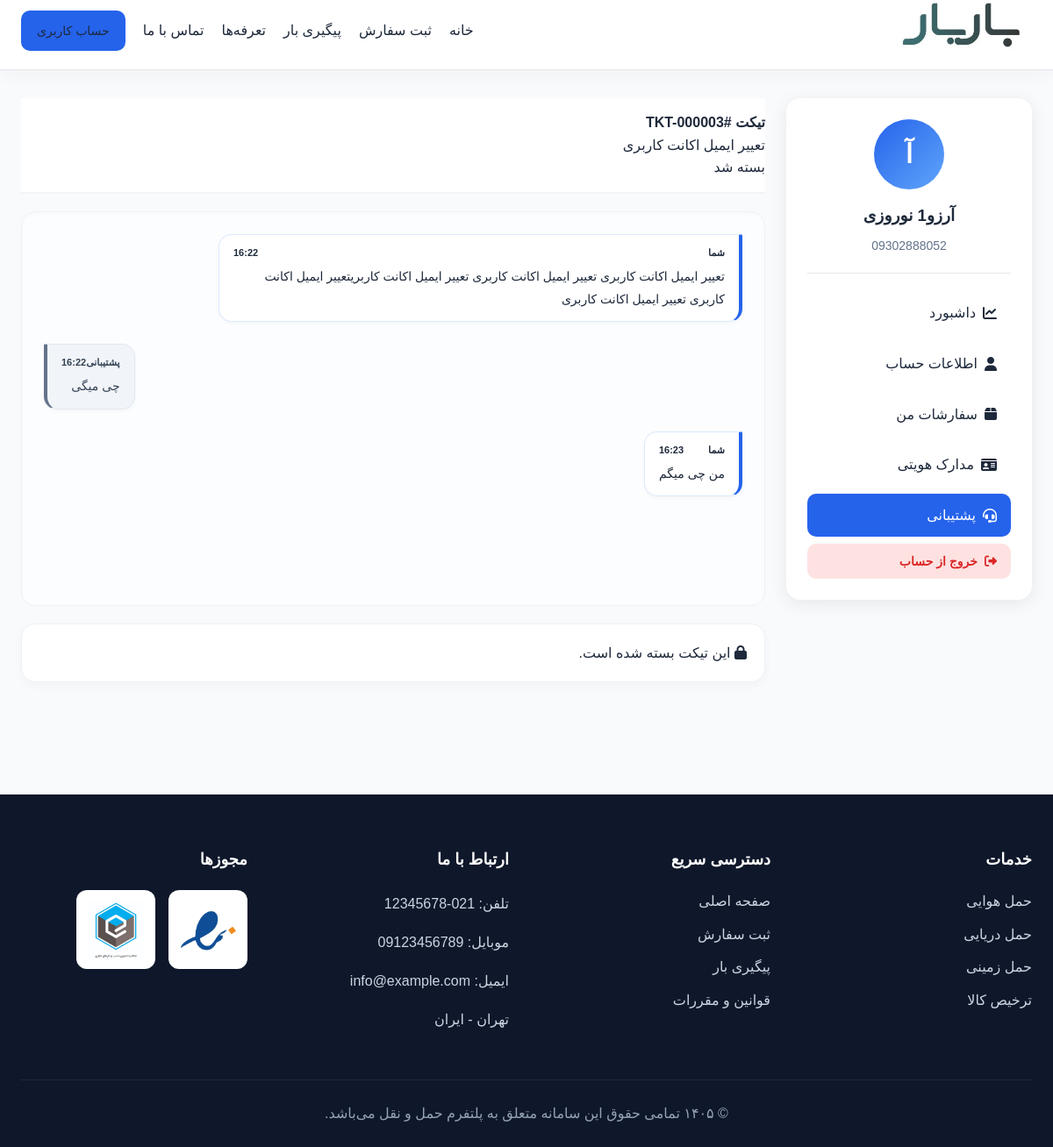
/customer/profile/support/tickets/3/ (signed in), run on the app's committed database.
### accounts/models.py (models this page shows, shortened)
class User(AbstractBaseUser, PermissionsMixin, TimeStampedModel):
    class Role(models.TextChoices):
        PLATFORM_ADMIN = "platform_admin", "ادمین پلتفرم"
        CUSTOMER = "customer", "مشتری"
        FORWARDER_ADMIN = "forwarder_admin", "ادمین فورواردر"
        FORWARDER_EXPERT = "forwarder_expert", "کارشناس فورواردر"
        FORWARDER_FINANCE = "forwarder_finance", "کارمند مالی فورواردر"
    mobile = models.CharField(max_length=15, unique=True)
    email = models.EmailField(unique=True, null=True, blank=True)
    first_name = models.CharField(max_length=100)
    last_name = models.CharField(max_length=100)
    role = models.CharField(max_length=30, choices=Role.choices, default=Role.CUSTOMER)
    is_active = models.BooleanField(default=True)
    is_staff = models.BooleanField(default=False)
    USERNAME_FIELD = "mobile"
    REQUIRED_FIELDS = ["first_name", "last_name"]
    objects = UserManager()
    class Meta:
        verbose_name = "کاربر"
        verbose_name_plural = "کاربران"

### support/models.py (models this page shows, shortened)
class Ticket(models.Model):
    class Status(models.TextChoices):
        OPEN = "open", "باز"
        PENDING = "pending", "در انتظار کاربر"
        ANSWERED = "answered", "پاسخ داده شد"
        CLOSED = "closed", "بسته شد"
    class Priority(models.TextChoices):
        LOW = "low", "کم"
        NORMAL = "normal", "عادی"
        HIGH = "high", "زیاد"
        URGENT = "urgent", "فوری"
    number = models.CharField(
        max_length=20,
        unique=True
    )
    user = models.ForeignKey(
        settings.AUTH_USER_MODEL,
        on_delete=models.CASCADE,
        related_name="tickets"
    )
    department = models.ForeignKey(
        SupportDepartment,
        on_delete=models.PROTECT
    )
    topic = models.ForeignKey(
        TicketTopic,
        on_delete=models.PROTECT
    )
    subject = models.CharField(max_length=255)
    priority = models.CharField(
        max_length=10,
        choices=Priority.choices,
        default=Priority.NORMAL
    )
    status = models.CharField(
        max_length=20,
        choices=Status.choices,
        default=Status.OPEN
    )
    assigned_agent = models.ForeignKey(
        SupportAgent,
        null=True,
        blank=True,
        on_delete=models.SET_NULL
    )
    unread_for_user = models.BooleanField(default=False)
    unread_for_agent = models.BooleanField(default=True)
    created_at = models.DateTimeField(auto_now_add=True)
    updated_at = models.DateTimeField(auto_now=True)

class TicketMessage(models.Model):
    ticket = models.ForeignKey(
        Ticket,
        on_delete=models.CASCADE,
        related_name="messages"
    )
    sender = models.ForeignKey(
        settings.AUTH_USER_MODEL,
        on_delete=models.CASCADE
    )
    message = models.TextField()
    attachment = models.FileField(
        upload_to="tickets/attachments/",
        null=True,
        blank=True
    )
    created_at = models.DateTimeField(auto_now_add=True)

### support/views.py (the view, shortened to what this page needs)
# urls.py: path("tickets/<int:pk>/", views.ticket_detail, name="ticket_detail"),
@login_required
def ticket_detail(request, pk):
    panel_type = get_panel_type(request)
    ticket = get_object_or_404(
        Ticket.objects.select_related(
            "department", "topic", "assigned_agent", "user"
        ).prefetch_related(
            "messages", "activities", "transfers"
        ),
        pk=pk,
        department__panel_type=panel_type
    )
    messages_qs = ticket.messages.all().order_by("created_at")
    activities = ticket.activities.all().order_by("-created_at")
    transfer_form = None
    try:
        support_agent = request.user.supportagent
        if support_agent.departments.filter(
            id=ticket.department_id,
            panel_type=panel_type
        ).exists():
            transfer_form = TicketTransferForm()
            transfer_form.fields["to_department"].queryset = SupportDepartment.objects.filter(
                is_active=True,
                panel_type=panel_type
            ).exclude(id=ticket.department_id)
    except SupportAgent.DoesNotExist:
        pass
    if request.method == "POST":
        form = TicketReplyForm(request.POST, request.FILES)
        if form.is_valid():
            reply = form.save(commit=False)
            reply.ticket = ticket
            reply.sender = request.user
            reply.save()
            if ticket.user == request.user:
                ticket.unread_for_agent = True
                ticket.unread_for_user = False
                ticket.status = Ticket.Status.OPEN
                activity_text = "کاربر پاسخ جدید ثبت کرد"
            else:
                ticket.unread_for_user = True
                ticket.unread_for_agent = False
                ticket.status = Ticket.Status.ANSWERED
                activity_text = "کارشناس پاسخ جدید ثبت کرد"
            ticket.save(update_fields=["unread_for_agent", "unread_for_user", "status", "updated_at"])
            TicketActivity.objects.create(
                ticket=ticket,
                user=request.user,
                action=activity_text
            )
            messages.success(request, "پاسخ شما ثبت شد.")
            return redirect(get_detail_url_name(request), pk=ticket.pk)
    else:
        form = TicketReplyForm()
    if ticket.user == request.user and ticket.unread_for_user:
        ticket.unread_for_user = False
        ticket.save(update_fields=["unread_for_user", "updated_at"])
    return render(
        request,
        get_template_path(request, "ticket_detail.html"),
        {
            "ticket": ticket,
            "messages": messages_qs,
            "activities": activities,
            "form": form,
            "transfer_form": transfer_form,
            "list_url_name": get_list_url_name(request),
            "transfer_url_name": get_transfer_url_name(request),
        }
    )

### support/views.py (called while the page is built)
def get_panel_type(request):
    path = request.path
    if path.startswith("/forwarder/support/"):
        return "forwarder"
    if path.startswith("/customer/profile/support/"):
        return "customer"
    if is_forwarder_user(request.user):
        return "forwarder"
    return "customer"

def get_template_path(request, template_name):
    panel_type = get_panel_type(request)
    if panel_type == "forwarder":
        return f"forwarder_panel/support/{template_name}"
    return f"customer_panel/profile/support/{template_name}"

def get_list_url_name(request):
    panel_type = get_panel_type(request)
    if panel_type == "forwarder":
        return "forwarder_support:ticket_list"
    return "customer_support:ticket_list"

def get_transfer_url_name(request):
    panel_type = get_panel_type(request)
    if panel_type == "forwarder":
        return "forwarder_support:ticket_transfer"
    return "customer_support:ticket_transfer"

### templates/customer_panel/profile/support/ticket_detail.html (shortened to what this page needs)
{% extends 'customer_panel/profile/profile_base.html' %}
{% load static %}
{% block profile_content %}
<link rel="stylesheet" href="{% static 'support/css/ticket_detail_customer.css' %}">
<div class="support-container">
    <div class="ticket-detail-header d-flex justify-content-between align-items-center">
        <div>
            <h4 class="fw-bold mb-1">تیکت #{{ ticket.number }}</h4>
            <span class="text-muted small">{{ ticket.subject }}</span>
        </div>
        <span class="badge {% if ticket.status == 'closed' %}bg-secondary{% else %}bg-primary{% endif %} px-3 py-2">
            {{ ticket.get_status_display }}
        </span>
    </div>
    <div class="ticket-chat-container" id="chatBox">
        {% for message in messages %}
            <div class="message-wrapper {% if message.sender == request.user %}user-msg-row{% else %}admin-msg-row{% endif %}">
                <div class="message-content">
                    <div class="msg-info">
                        <span>{% if message.sender == request.user %}شما{% else %}پشتیبانی{% endif %}</span>
                        <span class="text-muted fw-normal">{{ message.created_at|date:"H:i" }}</span>
                    </div>
                    <p>{{ message.message }}</p>
                </div>
            </div>
        {% endfor %}
    </div>
    <div class="reply-section">
        {% if ticket.status != 'closed' %}
        <form method="post" enctype="multipart/form-data">
            {% csrf_token %}
            <div class="mb-3">
                <textarea name="message" class="form-control" rows="3" placeholder="پاسخ خود را بنویسید..." required></textarea>
            </div>
            <div class="d-flex justify-content-between align-items-center">
                <div class="d-flex align-items-center">
                    <label class="small text-muted me-2 mb-0">پیوست:</label>
                    <input type="file" name="attachment" class="form-control form-control-sm attachment-input w-auto">
                </div>
                <button type="submit" class="btn-send">ارسال پاسخ</button>
            </div>
        </form>
        {% else %}
        <div class="alert alert-light text-center border mb-0 text-muted">
            <i class="fas fa-lock me-2"></i> این تیکت بسته شده است.
        </div>
        {% endif %}
    </div>
</div>
{% endblock %}

### templates/customer_panel/profile/profile_base.html (shortened to what this page needs)
{% extends 'base.html' %}
{% load static %}
{% block extra_css %}
  <link rel="stylesheet" href="{% static 'customer_panel/css/user_profile.css' %}" />
  <link rel="stylesheet" href="https://cdnjs.cloudflare.com/ajax/libs/font-awesome/6.5.0/css/all.min.css" />
{% endblock %}
{% block content %}
  <div class="profile-layout">
    <aside class="profile-sidebar">
      <div class="sidebar-user">
        <div class="sidebar-avatar">{{ request.user.first_name|first }}</div>
        <h3>
          {{ request.user.last_name }}
        </h3>
        <span>{{ request.user.mobile }}</span>
      </div>
      <nav class="sidebar-menu">
        <a href="{% url 'customer:profile_dashboard' %}" class="{% if request.resolver_match.url_name == 'profile_dashboard' %}active{% endif %}">
          <i class="fas fa-chart-line"></i>
          داشبورد
        </a>
        <a href="{% url 'customer:profile' %}" class="{% if request.resolver_match.url_name == 'profile' %}active{% endif %}">
          <i class="fas fa-user"></i>
          اطلاعات حساب
        </a>
        <a href="{% url 'customer:order_list' %}" class="{% if request.resolver_match.url_name == 'order_list' %}active{% endif %}">
          <i class="fas fa-box"></i>
          سفارشات من
        </a>
        <a href="{% url 'customer:documents' %}" class="{% if request.resolver_match.url_name == 'documents' %}active{% endif %}">
          <i class="fas fa-id-card"></i>
          مدارک هویتی
        </a>
        <a href="{% url 'customer_support:ticket_list' %}" class="{% if 'support' in request.path %}active{% endif %}">
          <i class="fas fa-headset"></i>
          پشتیبانی
        </a>
        <button type="button" class="sidebar-logout-btn" onclick="openLogoutModal()">
          <i class="fas fa-sign-out-alt"></i>
          خروج از حساب
        </button>
      </nav>
    </aside>
    <section class="profile-content">
      {% block profile_content %}
      {% endblock %}
    </section>
  </div>
{% endblock %}

### static/customer_panel/css/style.css (style rules this page uses)
:root { --primary-color: #2563eb; --primary-hover: #1d4ed8; --secondary-color: #f1f5f9; --secondary-hover: #e2e8f0; --success-color: #10b981; --success-hover: #059669; --text-main: #1e293b; --text-muted: #64748b; --bg-main: #f8fafc; --bg-card: #ffffff; --border-color: #e2e8f0; --radius: 8px; --shadow: 0 4px 6px -1px rgba(0, 0, 0, 0.1), 0 2px 4px -1px rgba(0, 0, 0, 0.06); }
* { margin: 0; padding: 0; box-sizing: border-box; }
body { font-family: 'Vazirmatn', sans-serif; background-color: var(--bg-main); color: var(--text-main); line-height: 1.6; display: flex; flex-direction: column; min-height: 100vh; }
button, .btn-primary, .btn-secondary, .btn-success { cursor: pointer; border: none; border-radius: var(--radius); padding: 10px 20px; font-family: inherit; font-weight: 600; font-size: 14px; text-decoration: none; display: inline-block; transition: all 0.2s ease; }
body { background: #f8fafc; }

### static/customer_panel/css/user_profile.css (style rules this page uses)
.profile-layout { display: flex; gap: 24px; align-items: flex-start; width: 100%; }
.profile-sidebar { width: 280px; min-width: 280px; flex-shrink: 0; background: #fff; border-radius: 16px; padding: 24px; box-shadow: 0 4px 20px rgba(0, 0, 0, .08); position: sticky; top: 90px; }
.sidebar-user { text-align: center; border-bottom: 1px solid #e5e7eb; padding-bottom: 20px; }
.sidebar-avatar { width: 80px; height: 80px; margin: 0 auto 15px; border-radius: 50%; background: linear-gradient( 135deg, #2563eb, #60a5fa ); color: #fff; display: flex; align-items: center; justify-content: center; font-size: 30px; font-weight: 700; }
.sidebar-user h3 { margin-bottom: 8px; }
.sidebar-user span { display: block; color: #64748b; font-size: 14px; }
.sidebar-menu { margin-top: 20px; display: flex; flex-direction: column; gap: 8px; }
.sidebar-menu a { display: flex; align-items: center; gap: 8px; padding: 12px 16px; border-radius: 10px; text-decoration: none; color: #1e293b; transition: .2s; }
.sidebar-menu a.active { background: #2563eb; color: #fff; }
.sidebar-logout-btn { width: 100%; border: none; background: #fee2e2; color: #dc2626; padding: 12px 16px; border-radius: 10px; font-family: inherit; font-size: 14px; font-weight: 700; cursor: pointer; display: flex; align-items: center; justify-content: flex-start; gap: 8px; transition: all 0.25s ease; }
.profile-content { flex: 1; width: 100%; min-width: 0; }

### static/support/css/ticket_detail_customer.css (style rules this page uses)
.support-container { font-family: 'Vazirmatn', Tahoma, sans-serif !important; direction: rtl !important; text-align: right !important; }
.ticket-detail-header { background: #fff; padding: 15px 0; margin-bottom: 20px; border-bottom: 2px solid #f1f5f9; }
.ticket-chat-container { display: flex !important; flex-direction: column !important; height: 450px; overflow-y: auto; background-color: #fcfdfe !important; border: 1px solid #eef2f6; border-radius: 16px; padding: 25px !important; gap: 15px; box-shadow: inset 0 2px 4px rgba(0,0,0,0.02); }
.message-wrapper { display: flex !important; width: 100% !important; margin-bottom: 10px; }
.user-msg-row { justify-content: flex-start !important; }
.user-msg-row .message-content { background-color: #ffffff !important; border: 1px solid #dbeafe !important; border-right: 4px solid #2563eb !important; border-radius: 15px 2px 15px 15px !important; color: #1e293b; }
.admin-msg-row { justify-content: flex-end !important; }
.admin-msg-row .message-content { background-color: #f1f5f9 !important; border: 1px solid #e2e8f0 !important; border-left: 4px solid #64748b !important; border-radius: 2px 15px 15px 15px !important; color: #334155; }
.message-content { max-width: 75%; padding: 12px 16px !important; box-shadow: 0 2px 5px rgba(0,0,0,0.03); }
.message-content p { margin: 0 !important; font-size: 14px !important; line-height: 1.8 !important; }
.msg-info { display: flex; justify-content: space-between; align-items: center; font-size: 11px; margin-bottom: 6px; font-weight: 700; }
.reply-section { background: #ffffff; padding: 20px; border-radius: 16px; border: 1px solid #eef2f6; margin-top: 20px; box-shadow: 0 4px 12px rgba(0,0,0,0.03); }

### data on the page
User: user.first_name|first "آ", user.last_name "نوروزی", user.mobile "09302888052"
Ticket: number "TKT-000003", subject "تعییر ایمیل اکانت کاربری", status "بسته شد"
TicketMessage: shows "شما", created_at "16:22", message "تعییر ایمیل اکانت کاربری تعییر ایمیل اکانت کاربری تعییر ایمیل اکانت کاربریتعییر ایمیل اکانت کاربری تعییر ایمیل اکانت کاربری"
TicketMessage: shows "پشتیبانی", created_at "16:22", message "چی میگی"
TicketMessage: shows "شما", created_at "16:23", message "من چی میگم"
